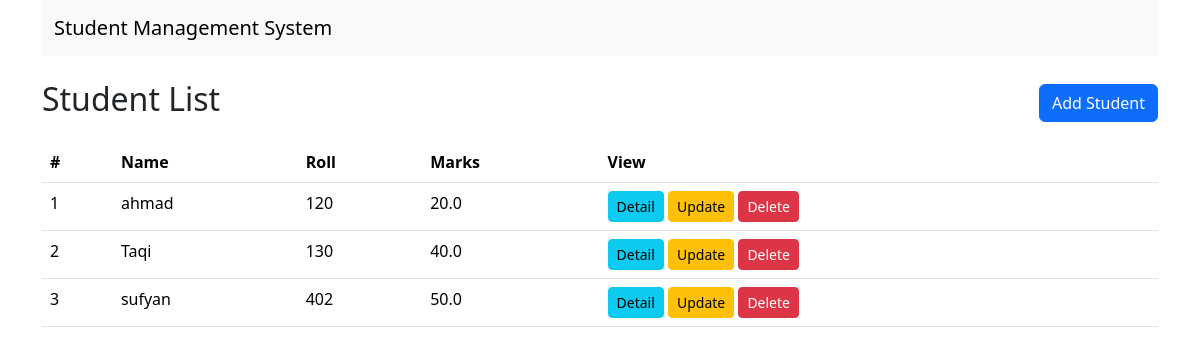
The app's page /, older data.
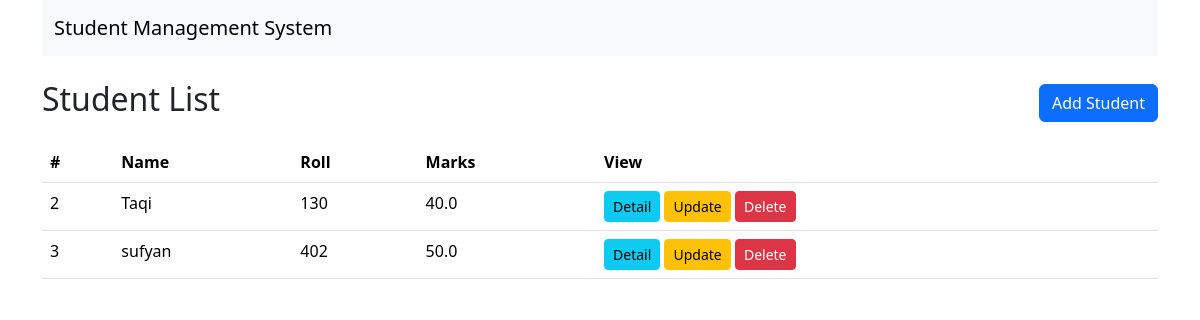
The same page, newer data.
### myapp/models.py (models this page shows, shortened)
class Student(models.Model):
    name = models.CharField(max_length=100)
    roll = models.IntegerField(unique=True)
    marks = models.FloatField()

### myapp/views.py (the view)
# urls.py: path("", StudentListView.as_view(), name="student_list"),
class StudentListView(ListView):
    model = Student
    template_name = "myapp/student_list.html"
    context_object_name = "students"

### myapp/templates/myapp/student_list.html
{% extends 'myapp/base.html' %}
{% block content %}
<div class="container mt-4">
     <div class="d-flex justify-content-between align-items-center mb-3">
        <h2>Student List</h2>
        <a href="{% url 'student_add' %}" class="btn btn-primary">Add Student</a>
     </div>
<table class="table table-hover">
  <thead>
    <tr>
      <th scope="col">#</th>
      <th scope="col">Name</th>
      <th scope="col">Roll</th>
      <th scope="col">Marks</th>
      <th scope="col">View</th>
    </tr>
  </thead>
  <tbody>
    {% for student in students %}
    <tr>
      <td>{{ student.id }}</td>
      <td>{{ student.name }}</td>
        <td>{{ student.roll }}</td>
        <td>{{ student.marks }}</td>
        <td>
        <a href="{% url 'student_detail' student.pk %}" class="btn btn-info btn-sm">Detail</a>
        <a href="{% url 'student_update' student.pk %}" class="btn btn-warning btn-sm">Update</a>
        <a href="{% url 'student_delete' student.pk %}" class="btn btn-danger btn-sm">Delete</a>
      </td>
    </tr>
     {% endfor %}
  </tbody>
</table>
</div>
{% endblock %}

Row changes from the older to the newer data that the page shows:
removed Student: id "1", name "ahmad", roll "120", marks "20.0"
